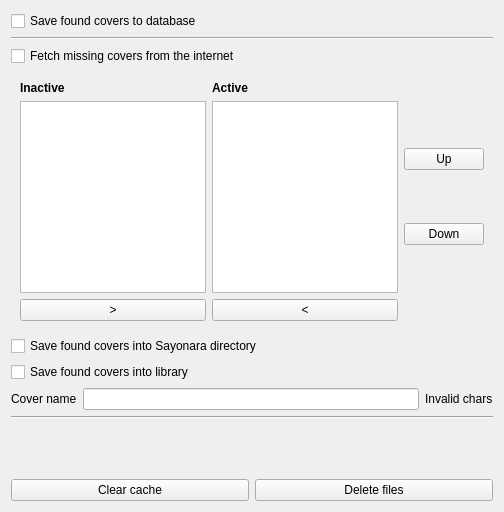
<?xml version="1.0" encoding="UTF-8"?>
<ui version="4.0">
 <class>GUI_CoverPreferences</class>
 <widget class="QWidget" name="GUI_CoverPreferences">
  <property name="geometry">
   <rect>
    <x>0</x>
    <y>0</y>
    <width>504</width>
    <height>512</height>
   </rect>
  </property>
  <layout class="QGridLayout" name="gridLayout">
   <item row="6" column="0">
    <widget class="QWidget" name="widget" native="true">
     <property name="sizePolicy">
      <sizepolicy hsizetype="Ignored" vsizetype="Preferred">
       <horstretch>0</horstretch>
       <verstretch>0</verstretch>
      </sizepolicy>
     </property>
     <layout class="QGridLayout" name="gridLayout_3">
      <item row="1" column="1">
       <widget class="QListWidget" name="lvCoverSearchers">
        <property name="dragEnabled">
         <bool>true</bool>
        </property>
        <property name="dragDropMode">
         <enum>QAbstractItemView::DragDrop</enum>
        </property>
        <property name="defaultDropAction">
         <enum>Qt::MoveAction</enum>
        </property>
        <property name="alternatingRowColors">
         <bool>true</bool>
        </property>
       </widget>
      </item>
      <item row="2" column="1">
       <widget class="QPushButton" name="btnRemove">
        <property name="text">
         <string notr="true">&lt;</string>
        </property>
       </widget>
      </item>
      <item row="2" column="0">
       <widget class="QPushButton" name="btnAdd">
        <property name="text">
         <string notr="true">&gt;</string>
        </property>
       </widget>
      </item>
      <item row="0" column="0">
       <widget class="QLabel" name="label">
        <property name="font">
         <font>
          <weight>75</weight>
          <bold>true</bold>
         </font>
        </property>
        <property name="text">
         <string>Inactive</string>
        </property>
       </widget>
      </item>
      <item row="0" column="1">
       <widget class="QLabel" name="label_2">
        <property name="font">
         <font>
          <weight>75</weight>
          <bold>true</bold>
         </font>
        </property>
        <property name="text">
         <string>Active</string>
        </property>
       </widget>
      </item>
      <item row="1" column="0">
       <widget class="QListWidget" name="lvInactiveCoverSearchers">
        <property name="dragEnabled">
         <bool>true</bool>
        </property>
        <property name="dragDropMode">
         <enum>QAbstractItemView::DragDrop</enum>
        </property>
        <property name="defaultDropAction">
         <enum>Qt::MoveAction</enum>
        </property>
        <property name="alternatingRowColors">
         <bool>true</bool>
        </property>
       </widget>
      </item>
      <item row="1" column="2">
       <layout class="QVBoxLayout" name="verticalLayout">
        <item>
         <widget class="QPushButton" name="btnUp">
          <property name="text">
           <string notr="true">Up</string>
          </property>
         </widget>
        </item>
        <item>
         <widget class="QPushButton" name="btnDown">
          <property name="text">
           <string notr="true">Down</string>
          </property>
         </widget>
        </item>
       </layout>
      </item>
     </layout>
    </widget>
   </item>
   <item row="12" column="0">
    <widget class="Line" name="line">
     <property name="orientation">
      <enum>Qt::Horizontal</enum>
     </property>
    </widget>
   </item>
   <item row="4" column="0">
    <widget class="Line" name="line_2">
     <property name="orientation">
      <enum>Qt::Horizontal</enum>
     </property>
    </widget>
   </item>
   <item row="14" column="0">
    <layout class="QHBoxLayout" name="horizontalLayout_2">
     <item>
      <widget class="QPushButton" name="btnDeleteCovers">
       <property name="toolTip">
        <string>Delete all covers from the database</string>
       </property>
       <property name="text">
        <string>Clear cache</string>
       </property>
      </widget>
     </item>
     <item>
      <widget class="QPushButton" name="btnDeleteFiles">
       <property name="toolTip">
        <string>Delete all covers from the Sayonara directory</string>
       </property>
       <property name="text">
        <string>Delete files</string>
       </property>
      </widget>
     </item>
    </layout>
   </item>
   <item row="10" column="0">
    <widget class="QCheckBox" name="cbSaveToLibrary">
     <property name="toolTip">
      <string>Save found covers into the library directory where the audio files are located</string>
     </property>
     <property name="text">
      <string>Save found covers into library</string>
     </property>
    </widget>
   </item>
   <item row="5" column="0">
    <widget class="QCheckBox" name="cbFetchFromWWW">
     <property name="text">
      <string>Fetch missing covers from the internet</string>
     </property>
    </widget>
   </item>
   <item row="1" column="0">
    <widget class="QCheckBox" name="cbSaveToDatabase">
     <property name="toolTip">
      <string>Saving covers to the database leads to significantly faster access but results in a bigger database</string>
     </property>
     <property name="text">
      <string>Save found covers to database</string>
     </property>
    </widget>
   </item>
   <item row="9" column="0">
    <widget class="QCheckBox" name="cbSaveToSayonaraDir">
     <property name="text">
      <string>Save found covers into Sayonara directory</string>
     </property>
    </widget>
   </item>
   <item row="13" column="0">
    <spacer name="verticalSpacer">
     <property name="orientation">
      <enum>Qt::Vertical</enum>
     </property>
     <property name="sizeHint" stdset="0">
      <size>
       <width>20</width>
       <height>40</height>
      </size>
     </property>
    </spacer>
   </item>
   <item row="11" column="0">
    <layout class="QHBoxLayout" name="horizontalLayout">
     <item>
      <widget class="QLabel" name="labCoverTemplate">
       <property name="text">
        <string>Cover name</string>
       </property>
      </widget>
     </item>
     <item>
      <widget class="QLineEdit" name="leCoverTemplate">
       <property name="toolTip">
        <string>Name of cover file</string>
       </property>
      </widget>
     </item>
     <item>
      <widget class="QLabel" name="labTemplateError">
       <property name="text">
        <string notr="true">Invalid chars</string>
       </property>
      </widget>
     </item>
    </layout>
   </item>
  </layout>
 </widget>
 <tabstops>
  <tabstop>cbSaveToDatabase</tabstop>
  <tabstop>cbFetchFromWWW</tabstop>
  <tabstop>lvInactiveCoverSearchers</tabstop>
  <tabstop>btnAdd</tabstop>
  <tabstop>lvCoverSearchers</tabstop>
  <tabstop>btnRemove</tabstop>
  <tabstop>btnUp</tabstop>
  <tabstop>btnDown</tabstop>
  <tabstop>cbSaveToSayonaraDir</tabstop>
  <tabstop>cbSaveToLibrary</tabstop>
  <tabstop>leCoverTemplate</tabstop>
  <tabstop>btnDeleteCovers</tabstop>
  <tabstop>btnDeleteFiles</tabstop>
 </tabstops>
 <resources/>
 <connections/>
</ui>
